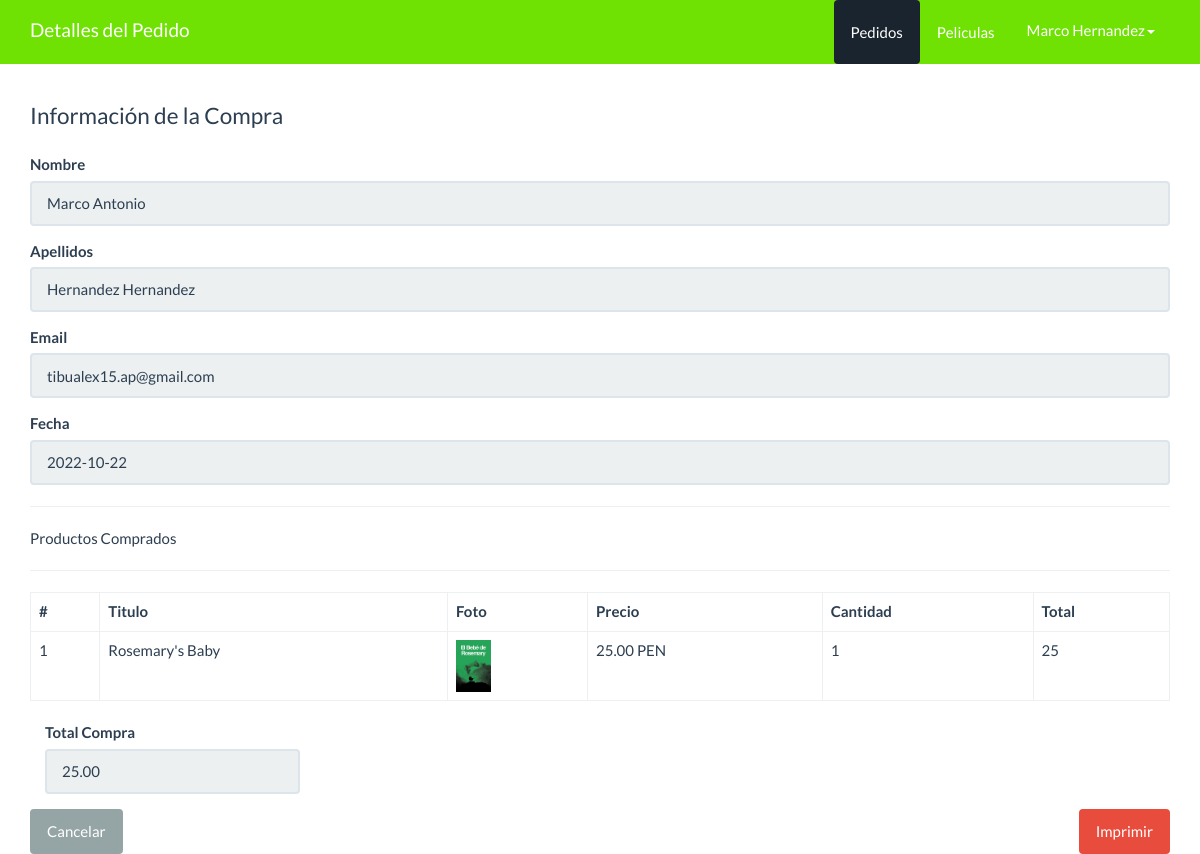
The page /panel/pedidos/ver.php?id=1 (signed in) on the database its author committed.
### tables this page shows
CREATE TABLE `pedidos` (
  `id` int(10) NOT NULL,
  `cliente_id` int(11) NOT NULL,
  `total` decimal(10,2) NOT NULL,
  `fecha` date NOT NULL,
  `estado` int(11) NOT NULL DEFAULT '1'
);

CREATE TABLE `clientes` (
  `id` int(11) NOT NULL,
  `nombre` varchar(80) NOT NULL,
  `apellidos` varchar(100) NOT NULL,
  `email` varchar(50) NOT NULL,
  `telefono` varchar(15) NOT NULL,
  `comentario` varchar(300) NOT NULL
);

CREATE TABLE `detalle_pedidos` (
  `id` int(11) NOT NULL,
  `pedido_id` int(11) NOT NULL,
  `pelicula_id` int(11) NOT NULL,
  `precio` decimal(10,2) NOT NULL,
  `cantidad` int(11) NOT NULL,
  `estado` int(11) NOT NULL DEFAULT '1'
);

CREATE TABLE `peliculas` (
  `id` int(11) NOT NULL,
  `titulo` varchar(80) NOT NULL,
  `descripcion` varchar(500) NOT NULL,
  `foto` varchar(100) NOT NULL,
  `precio` decimal(10,2) NOT NULL,
  `categoria_id` int(10) NOT NULL,
  `fecha` date NOT NULL,
  `estado` int(11) NOT NULL DEFAULT '1'
);

### src/Pedido.php (called while the page is built, shortened)
<?php
class Pedido{
    private $cn = null;
    public function __construct(){
        $this->config = parse_ini_file(__DIR__.'/../config.ini') ;
        $this->cn = new \PDO( $this->config['dns'], $this->config['usuario'],$this->config['clave'],array(
            \PDO::MYSQL_ATTR_INIT_COMMAND => 'SET NAMES utf8'
        ));
    }
    public function mostrarPorId($id)
    {
        $sql = "SELECT p.id, nombre, apellidos, email, total, fecha FROM pedidos p
        INNER JOIN clientes c ON p.cliente_id = c.id WHERE p.id = :id";
        $resultado = $this->cn->prepare($sql);
        $_array = array(
            ':id'=>$id
        );
        if($resultado->execute($_array ))
            return  $resultado->fetch();
        return false;
    }
    public function mostrarDetallePorIdPedido($id)
    {
        $sql = "SELECT
                dp.id,
                pe.titulo,
                dp.precio,
                dp.cantidad,
                pe.foto
                FROM detalle_pedidos dp
                INNER JOIN peliculas pe ON pe.id= dp.pelicula_id
                WHERE dp.pedido_id = :id";
        $resultado = $this->cn->prepare($sql);
        $_array = array(
            ':id'=>$id
        );
        if($resultado->execute( $_array))
            return  $resultado->fetchAll();
        return false;
    }
}

### panel/pedidos/ver.php (the view, shortened to what this page needs)
<!DOCTYPE html>
<html lang="en">
  <head>
    <link rel="stylesheet" href="../../assets/css/bootstrap.min.css">
    <link rel="stylesheet" href="../../assets/css/estilos.css">
  </head>
  <body>
    <nav class="navbar navbar-default navbar-fixed-top">
      <div class="container">
        <div class="navbar-header">
          <a class="navbar-brand" href="../dashboard.php">Detalles del Pedido</a>
        </div>
        <div id="navbar" class="navbar-collapse collapse">
          <ul class="nav navbar-nav pull-right">
            <li class="active">
              <a href="index.php" class="btn">Pedidos</a>
            </li>
            <li>
              <a href="../peliculas/index.php" class="btn">Peliculas</a>
            </li>
            <li class="dropdown">
                <a href="#" class="dropdown-toggle" data-toggle="dropdown" role="button" aria-haspopup="true" aria-expanded="false"><?php print $_SESSION['usuario_info']['nombre_usuario'] ?><span class="caret"></span></a>
            </li>
          </ul>
        </div>
      </div>
    </nav>
    <div class="container" id="main">
    <div class="row">
          <div class="col-md-12">
            <fieldset>
                <?php
                    $id = $_GET['id'];
                    $pedido = new kawschool\Pedido;
                    $info_pedido = $pedido->mostrarPorId($id);
                    $info_detalle_pedido = $pedido->mostrarDetallePorIdPedido($id);
                ?>
                <legend>Información de la Compra</legend>
                <div class="form-group">
                    <label>Nombre</label>
                    <input value="<?php print $info_pedido['nombre'] ?>" type="text" class="form-control" readonly>
                </div>
                <div class="form-group">
                    <label>Apellidos</label>
                    <input value="<?php print $info_pedido['apellidos'] ?>" type="text" class="form-control" readonly>
                </div>
                <div class="form-group">
                    <label>Email</label>
                    <input value="<?php print $info_pedido['email'] ?>" type="text" class="form-control" readonly>
                </div>
                <div class="form-group">
                    <label>Fecha</label>
                    <input value="<?php print $info_pedido['fecha'] ?>" type="text" class="form-control" readonly>
                </div>
                <hr>
                    Productos Comprados
                <hr>
                <table class="table table-bordered">
                  <thead>
                    <tr>
                      <th>#</th>
                      <th>Titulo</th>
                      <th>Foto</th>
                      <th>Precio</th>
                      <th>Cantidad</th>
                      <th>
                          Total
                      </th>
                    </tr>
                  </thead>
                  <tbody>
                    <?php
                      $cantidad = count($info_detalle_pedido);
                      if($cantidad > 0){
                        $c=0;
                      for($x =0; $x < $cantidad; $x++){
                        $c++;
                        $item = $info_detalle_pedido[$x];
                        $total = $item['precio'] * $item['cantidad'];
                    ?>
                    <tr>
                      <td><?php print $c?></td>
                      <td><?php print $item['titulo']?></td>
                      <td>
                      <?php
                          $foto = '../../upload/'.$item['foto'];
                          if(file_exists($foto)){
                        ?>
                          <img src="<?php print $foto; ?>" width="35">
                      <?php }else{?>
                          SIN FOTO
                      <?php }?>
                      </td>
                      <td><?php print $item['precio']?> PEN</td>
                      <td><?php print $item['cantidad']?></td>
                    <td>
                    <?php print $total?>
                    </td>
                    </tr>
                    <?php
                      }
                    }else{
                    ?>
                    <tr>
                      <td colspan="6">NO HAY REGISTROS</td>
                    </tr>
                    <?php }?>
                  </tbody>
                </table>
                <div class="col-md-3">
                    <div class="form-group">
                        <label>Total Compra</label>
                        <input value="<?php print $info_pedido['total'] ?>" type="text" class="form-control" readonly>
                    </div>
                </div>
            </fieldset>
            <div class="pull-left">
                <a href="index.php" class="btn btn-default hidden-print">Cancelar</a>
            </div>
            <div class="pull-right">
                <a href="javascript:;" id="btnImprimir" class="btn btn-danger hidden-print">Imprimir</a>
            </div>
          </div>
        </div>
    </div>
  </body>
</html>

### assets/css/estilos.css (style rules this page uses)
#main { margin-top: 100px; }

### rows shown on the page
pedidos: cliente.nombre "Marco Antonio", cliente.apellidos "Hernandez Hernandez", cliente.email "tibualex15.ap@gmail.com", fecha "2022-10-22", total "25.00"
detalle_pedidos: pelicula.titulo "Rosemary's Baby", pelicula.foto (picture), precio "25.00", cantidad "1", total "25"

### other values the page prints
$_SESSION['usuario_info']['nombre_usuario'] "Marco Hernandez"
